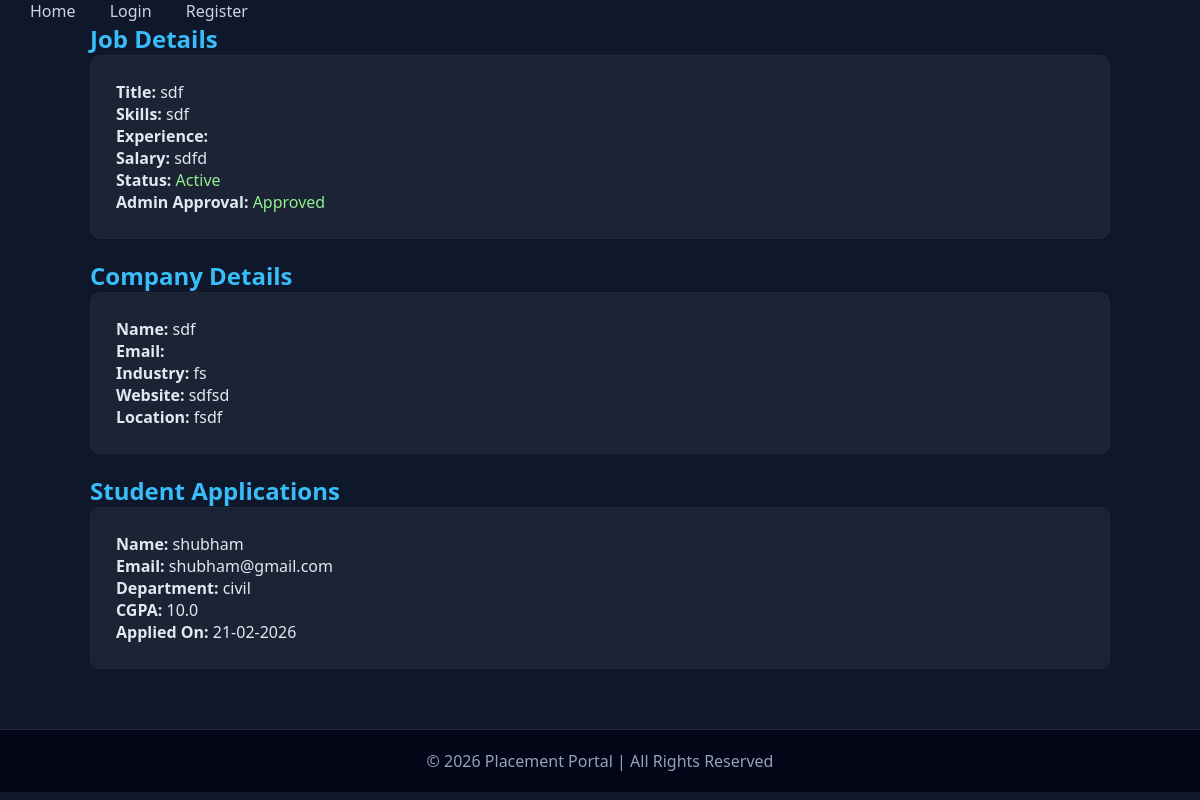
/admin-job/1, run on an earlier commit of the app's database.
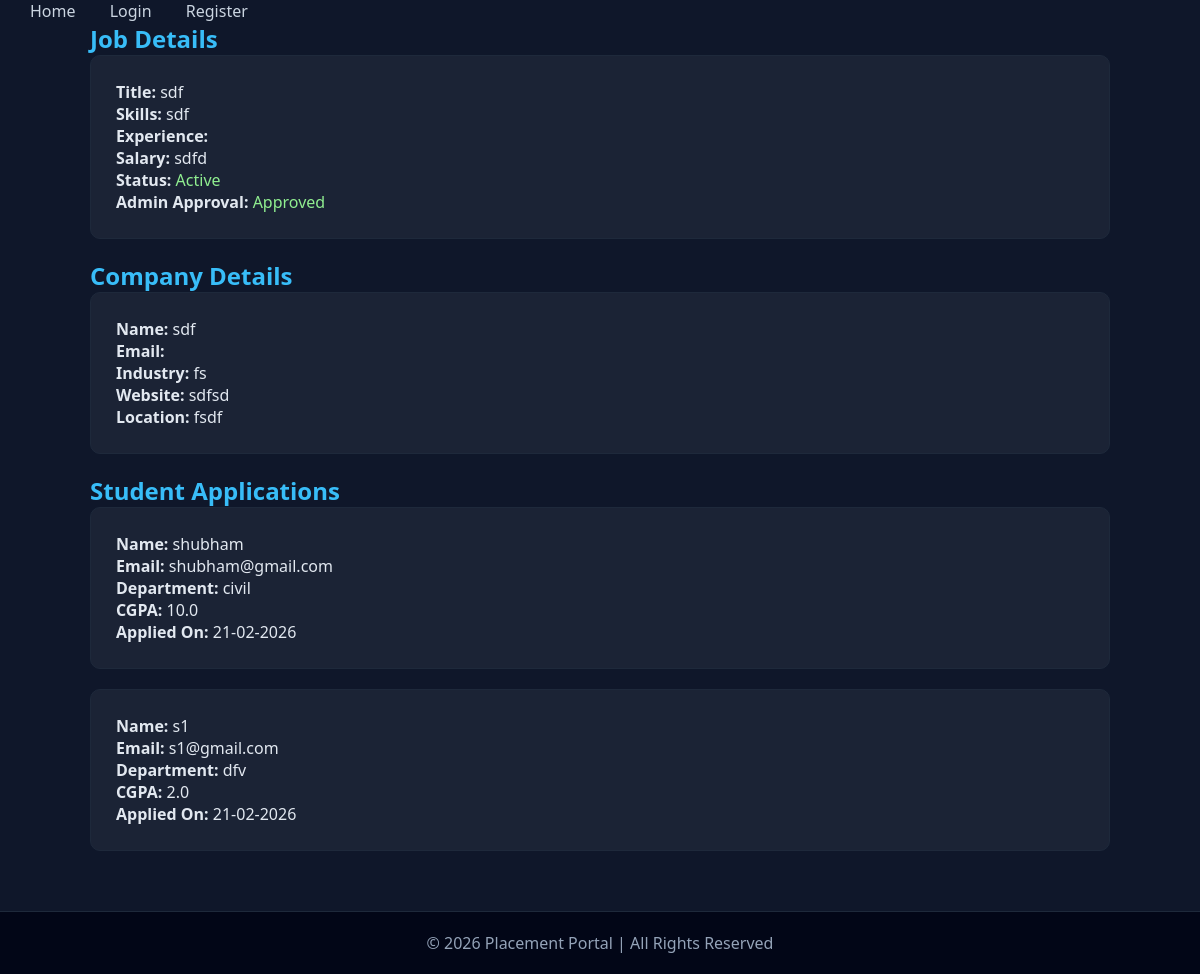
And on a later commit of the database.
### app.py (models this page shows)
class Application(db.Model):
    __tablename__ = "applications"
    id = db.Column(db.Integer, primary_key=True)
    job_id = db.Column(
        db.Integer,
        db.ForeignKey("jobs.id"),
        nullable=False
    )
    student_id = db.Column(
        db.Integer,
        db.ForeignKey("student_profiles.id"),
        nullable=False
    )
    status = db.Column(db.String(50), default="Applied")
    applied_at = db.Column(db.DateTime, default=datetime.utcnow)
    job = db.relationship("Job", back_populates="applications")
    student = db.relationship("StudentProfile", back_populates="applications")

class User(db.Model):
    __tablename__ = "users"
    id = db.Column(db.Integer, primary_key=True)
    name = db.Column(db.String(100), nullable=False)
    email = db.Column(db.String(120), unique=True, nullable=False)
    password = db.Column(db.String(200), nullable=False)
    role = db.Column(db.String(20), nullable=False)  # admin / student / company
    is_approved = db.Column(db.Boolean, default=False)
    created_at = db.Column(db.DateTime, default=datetime.utcnow)
    student_profile = db.relationship(
        "StudentProfile",
        back_populates="user",
        uselist=False,
        cascade="all, delete"
    )
    company_profile = db.relationship(
        "CompanyProfile",
        back_populates="user",
        uselist=False,
        cascade="all, delete"
    )

class StudentProfile(db.Model):
    __tablename__ = "student_profiles"
    id = db.Column(db.Integer, primary_key=True)
    user_id = db.Column(
        db.Integer,
        db.ForeignKey("users.id"),
        nullable=False,
        unique=True
    )
    department = db.Column(db.String(100))
    cgpa = db.Column(db.Float)
    resume = db.Column(db.String(200))
    user = db.relationship("User", back_populates="student_profile")
    applications = db.relationship(
        "Application",
        back_populates="student",
        cascade="all, delete"
    )

### app.py (the view)
@app.route("/admin-job/<int:job_id>")
def admin_job_details(job_id):
    job = Job.query.get_or_404(job_id)
    company = job.company   # make sure relationship exists
    applications = Application.query.filter_by(job_id=job_id).all()
    return render_template(
        "admin_job_details.html",
        job=job,
        company=company,
        applications=applications
    )

### templates/admin_job_details.html (shortened to what this page needs)
{% extends "base.html" %}
{% block content %}
<div class="container">
<h2 class="title">Job Details</h2>
<div class="card">
    <p><b>Title:</b> {{ job.title }}</p>
    <p><b>Skills:</b> {{ job.skills }}</p>
    <p><b>Experience:</b> {{ job.experience }}</p>
    <p><b>Salary:</b> {{ job.salary }}</p>
    <p>
        <b>Status:</b>
        {% if job.is_closed %}
            <span style="color:red;">Closed</span>
        {% else %}
            <span style="color:lightgreen;">Active</span>
        {% endif %}
    </p>
    <p>
        <b>Admin Approval:</b>
        {% if job.is_approved %}
            <span style="color:lightgreen;">Approved</span>
        {% else %}
            <span style="color:orange;">Pending</span>
        {% endif %}
    </p>
</div>
<h2 class="title">Company Details</h2>
<div class="card">
    <p><b>Name:</b> {{ company.company_name }}</p>
    <p><b>Email:</b> {{ company.email }}</p>
    <p><b>Industry:</b> {{ company.industry }}</p>
    <p><b>Website:</b> {{ company.website }}</p>
    <p><b>Location:</b> {{ company.location }}</p>
</div>
<h2 class="title">Student Applications</h2>
{% if applications %}
    {% for app in applications %}
    <div class="card">
        <p><b>Name:</b> {{ app.student.user.name }}</p>
        <p><b>Email:</b> {{ app.student.user.email }}</p>
        <p><b>Department:</b> {{ app.student.department }}</p>
        <p><b>CGPA:</b> {{ app.student.cgpa }}</p>
        <p><b>Applied On:</b> {{ app.applied_at.strftime("%d-%m-%Y") }}</p>
    </div>
    {% endfor %}
{% else %}
    <p>No students applied yet.</p>
{% endif %}
</div>
{% endblock %}

What changed in the data, as far as the page shows it:
added Application: student.user.name "s1", student.user.email "s1@gmail.com", student.department "dfv", student.cgpa "2.0", applied_at "21-02-2026"
